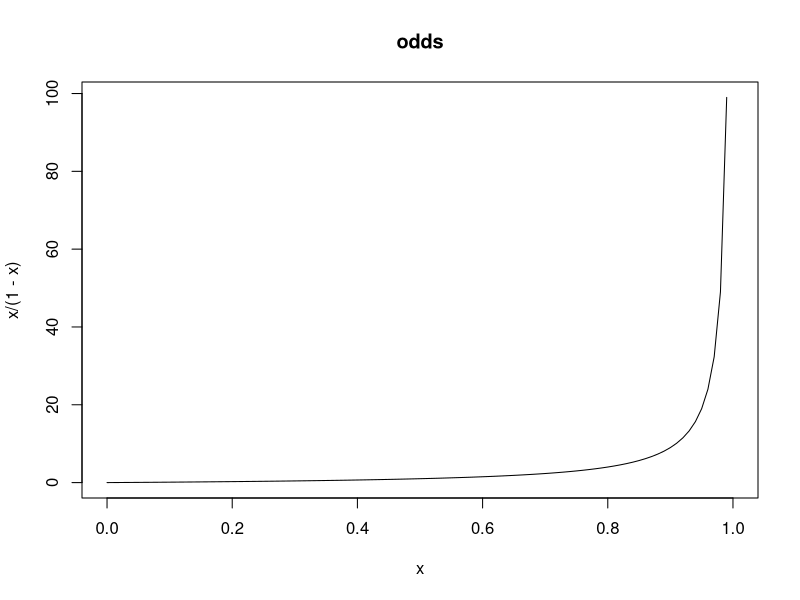
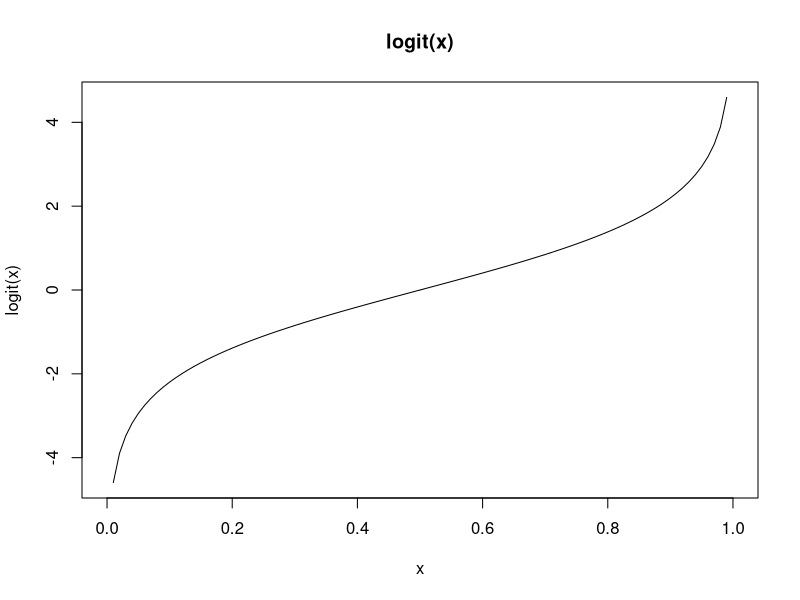
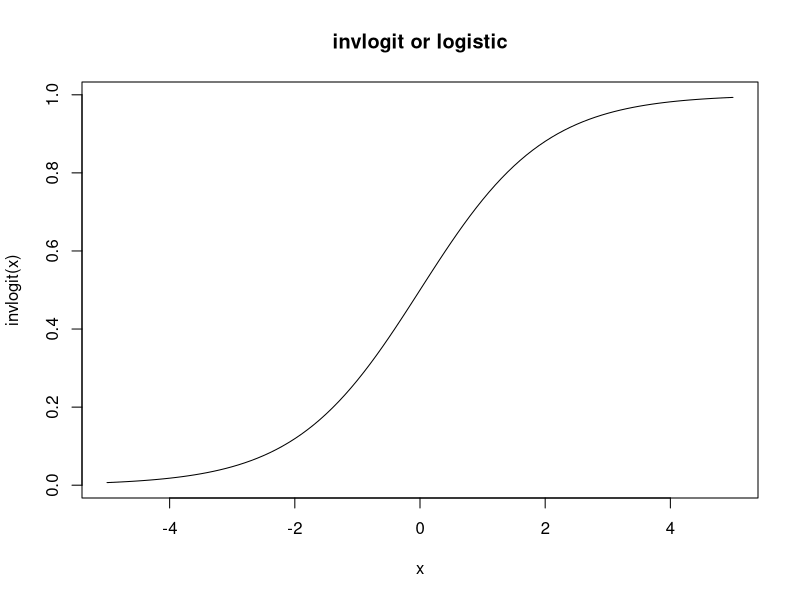
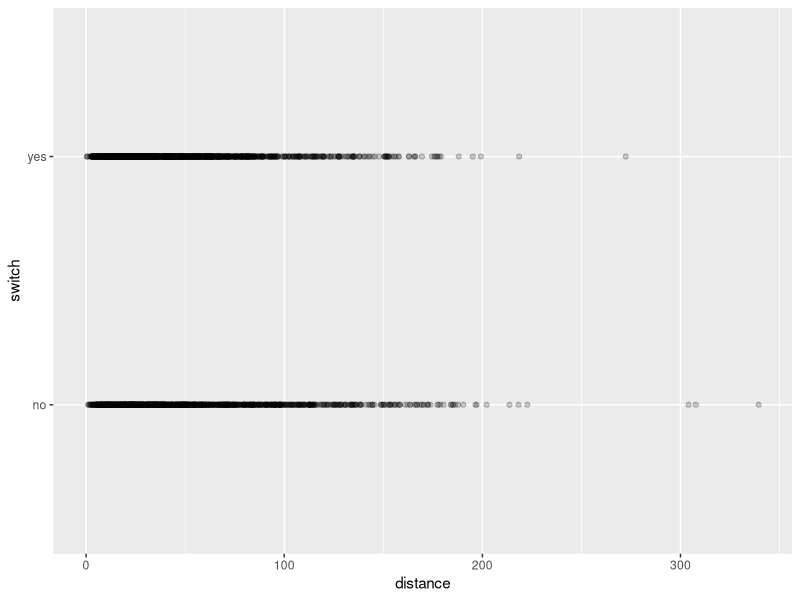
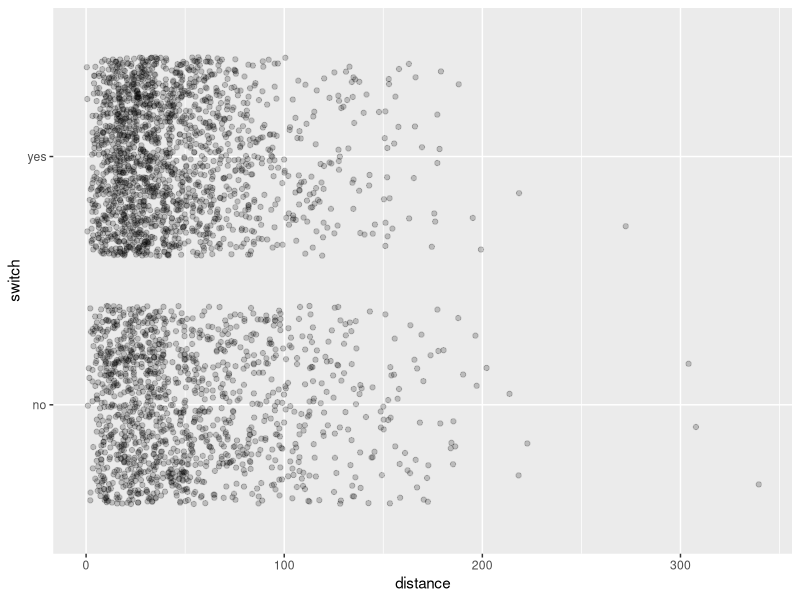
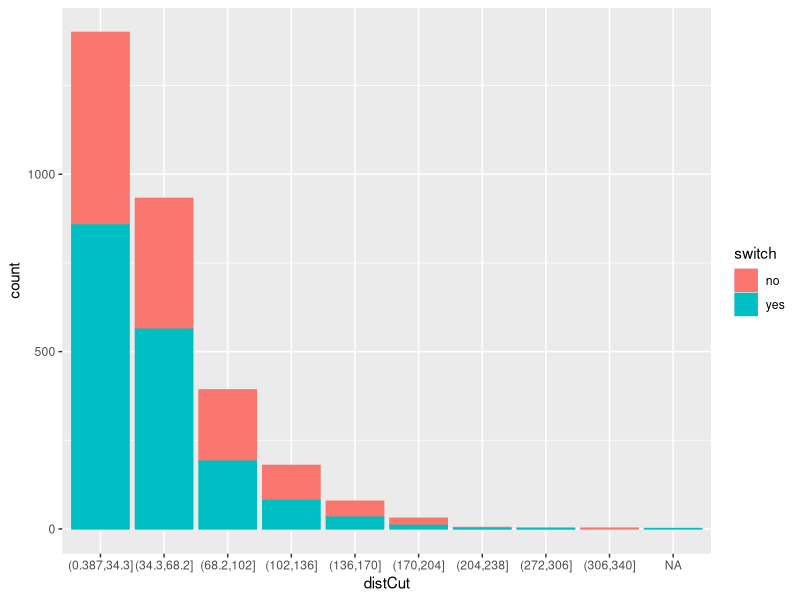
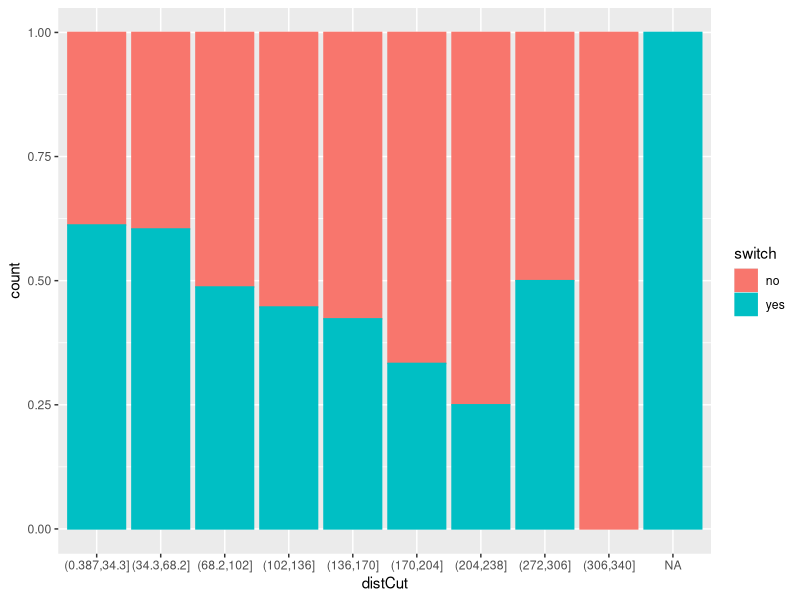
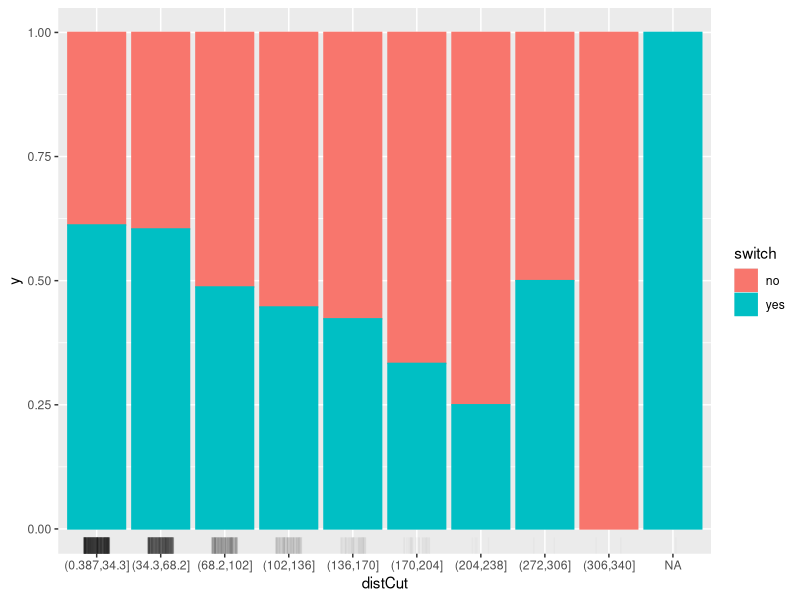

These charts were generated, in order, by the following R code: (Note: this script raises an error after producing the figures.)
## ---- chunk 1
knitr::opts_chunk$set(echo = TRUE)
## ---- chunk 2
library(arm)
invlogit
logit
curve(x/(1-x), xlim=c(0,1), main='odds')
curve(logit(x), xlim=c(0,1), main='logit(x)')
curve(invlogit(x), xlim=c(-5,5), main='invlogit or logistic')
## ---- chunk 3
data(Wells, package='carData')
summary(Wells)
0.3/0.7
## ---- chunk 4
library(ggplot2)
ggplot(data=Wells) + geom_point(aes(x=distance, y=switch), alpha=0.2)
ggplot(data=Wells) + geom_jitter(aes(x=distance, y=switch), alpha=0.2) 
## ---- chunk 5
library(dplyr)
Wells_cut <- 
  Wells %>% summarise(min = min(distance), max = max(distance), by = (max-min)/10)  
Wells <- 
  Wells %>% mutate(distCut = cut(distance, 
                                 breaks=seq(Wells_cut$min, Wells_cut$max, Wells_cut$by))) 
ggplot(data=Wells, aes(x=distCut, col=switch, fill=switch)) + geom_bar()
ggplot(data=Wells, aes(x=distCut, col=switch, fill=switch)) + geom_bar(position = "fill" )
ggplot(data=Wells, aes(x=distCut, col=switch, fill=switch)) + geom_bar(position = "fill" ) + 
  geom_rug(aes(x=distCut, y=0.5), position=position_jitter(width=0.2), alpha=0.02, sides='b', col='black')
## ---- chunk 6
library(dplyr)
Wells_cut <- 
  Wells %>% summarise(min = min(distance), max = max(distance), by = (max-min)/5)  
Wells <- 
  Wells %>% mutate(distCut = cut(distance, 
                                 breaks=seq(Wells_cut$min, Wells_cut$max, Wells_cut$by))) 
ggplot(data=Wells, aes(x=distCut, col=switch, fill=switch)) + geom_bar()
ggplot(data=Wells, aes(x=distCut, col=switch, fill=switch)) + geom_bar(position = "fill" )
ggplot(data=Wells, aes(x=distCut, col=switch, fill=switch)) + geom_bar(position = "dodge" ) +
  scale_y_log10()
## ---- chunk 7
fit0 <- glm(switch ~ distance, family=binomial(link="logit"), 
            data=Wells)
fit0 # 계수 및 model fit(Null Deviance, Residual Deviance, AIC) 확인
## ---- chunk 8
summary(fit0)
coef(fit0)
confint(fit0)

newdat = data.frame(distance = seq(0, 500, 10))
predy <- predict(fit0, newdata=newdat, type='link', se.fit=TRUE)
head(predy) # predy$fit, $se.fit, 
prob = 0.95
predy$lwr <- predy$fit + qnorm((1-prob)/2)*predy$se.fit
predy$upr <- predy$fit + qnorm(1-(1-prob)/2)*predy$se.fit

dfPredy <- data.frame(predy)
dfPredy$distance <- newdat$distance

library(arm)
dfPredy <- 
  dfPredy %>% mutate(lwr = invlogit(lwr),
                     upr = invlogit(upr),
                     fit = invlogit(fit))
## ---- chunk 9
library(effects)
eff <- effect("distance", fit0)
plot(eff, type='response') # type = "rescale", "response", "link"
#plot(eff, family="bionomial")

#effAll <- allEffects(fit0)
#plot(effAll, type='response')

Wells <- Wells %>% mutate(switchnum = ifelse(switch=="yes", 1, 0))
ggplot(data=Wells) + geom_jitter(aes(x=distance, y=switchnum), alpha=0.2, height=0.05) +
  geom_line(data=dfPredy, aes(x=distance, y=fit)) + 
  geom_ribbon(data=dfPredy %>% arrange(distance), aes(x=distance, y=fit, ymin=lwr, ymax=upr), alpha=0.2) 
#ggplot(data=Wells) + geom_jitter(aes(x=distance, y=switchnum), alpha=0.2, height=0.05) +
#  geom_line(data=dfPredy, aes(x=distance, y=fit)) + 
#  geom_ribbon(data=dfPredy %>% arrange(distance), aes(x=distance, y=fit, ymin=lwr, ymax=upr), alpha=0.2) +
#  xlim(-100, 500)

## ---- chunk 10
plot(fit0)
## ---- chunk 11
binnedplot(fitted(fit0), 
           residuals(fit0, type = "response"),
# type should be one of 'deviance', 'pearson', 'working', 'repsonse', 'partial'
           nclass = NULL, 
           xlab = "Expected Values", 
           ylab = "Average residual", 
           main = "Binned residual plot", 
           cex.pts = 0.8, 
           col.pts = 1, 
           col.int = "gray") 

## ---- chunk 12
fitA <- glm(switch ~ association, family=binomial(link="logit"), data=Wells)
summary(fitA)
coef(fitA)
confint(fitA)

eff <- effect("association", fitA)
plot(eff) # type = "rescale", "response", "link"
            
fitB <- glm(switch ~ distance + association, family=binomial(link="logit"), 
            data=Wells)
summary(fitB)
coef(fitB)
confint(fitB)

eff <- allEffects(fitB)
plot(eff, type='response') # type = "rescale", "response", "link"

#eff <- effect("distance", fitB)
#plot(eff, type='response') # type = "rescale", "response", "link"

fitC <- glm(switch ~ distance * association, family=binomial(link="logit"), 
            data=Wells)
summary(fitC)
coef(fitC)
confint(fitC)

eff <- allEffects(fitC)
plot(eff, type='response') # type = "rescale", "response", "link"

eff2 <- effect("distance*association", fitC)
#plot(eff2, type='response')
plot(eff2, type='response', multiline=TRUE)
plot(eff2, type='response', multiline=TRUE, confint=list(style='bands'))
## ---- chunk 13
data('GermanCredit', package='caret')
fit0 <- glm(Class ~ Age, data=GermanCredit, family=binomial)
library(arm)
binnedplot(fitted(fit0), 
           residuals(fit0, type = "response"),
# type should be one of 'deviance', 'pearson', 'working', 'repsonse', 'partial'
           nclass = NULL, 
           xlab = "Expected Values", 
           ylab = "Average residual", 
           main = "Binned residual plot", 
           cex.pts = 0.8, 
           col.pts = 1, 
           col.int = "gray") 
summary(fit0)

#plot(allEffects(fit0), type='rescale')
plot(allEffects(fit0), type='response')
#plot(allEffects(fit0), type='link')

#plot(effect('Age', fit0),  type='rescale')
#plot(effect('Age', fit0),  type='response')
#plot(effect('Age', fit0),  type='link')
## ---- chunk 14
fit1 <- glm(Class ~ Age + Housing.Rent, data=GermanCredit, family=binomial)
library(arm)
binnedplot(fitted(fit1), 
           residuals(fit1, type = "response"),
# type should be one of 'deviance', 'pearson', 'working', 'repsonse', 'partial'
           nclass = NULL, 
           xlab = "Expected Values", 
           ylab = "Average residual", 
           main = "Binned residual plot", 
           cex.pts = 0.8, 
           col.pts = 1, 
           col.int = "gray") 

summary(fit1)

#plot(allEffects(fit1), type='rescale')
plot(allEffects(fit1), type='response')

#plot(allEffects(fit1), type='link')

plot(effect('Age*Housing.Rent', fit1),  type='response')
plot(allEffects(fit1), type='response', multiline=TRUE, confint=list(style='bands'))
## ---- chunk 15
fit2 <- glm(Class ~ Age * Housing.Rent, data=GermanCredit, family=binomial)
library(arm)
binnedplot(fitted(fit2), 
           residuals(fit2, type = "response"),
# type should be one of 'deviance', 'pearson', 'working', 'repsonse', 'partial'
           nclass = NULL, 
           xlab = "Expected Values", 
           ylab = "Average residual", 
           main = "Binned residual plot", 
           cex.pts = 0.8, 
           col.pts = 1, 
           col.int = "gray") 

summary(fit2)

#plot(allEffects(fit1), type='rescale')
plot(allEffects(fit2), type='response')
plot(allEffects(fit2), type='response', multiline=TRUEd)
#plot(allEffects(fit1), type='link')

plot(effect('Age*Housing.Rent', fit2),  type='response')
## ---- chunk 16
fit0 <- glm(switch ~ distance, family=binomial(link="logit"), 
            data=Wells)
pred <- predict(fit0, type='link') > 0
pred <- ifelse(pred == TRUE, "yes", "no")
pred <- factor(pred, levels = c('no', 'yes'))
table(pred, Wells$switch)
library(caret)
confusionMatrix(pred, Wells$switch, positive='yes')
